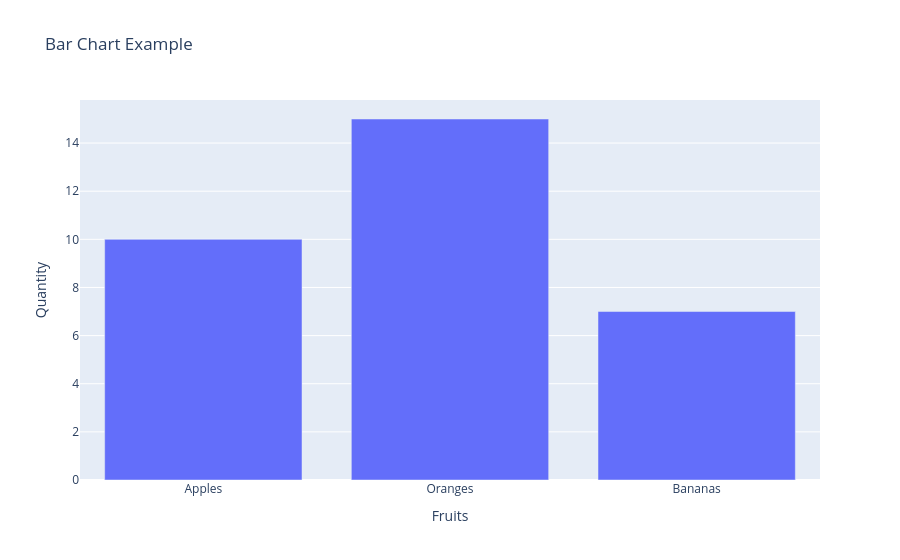

The notebook cell this image was saved under:
### Code cell
# 棒グラフ
categories = ["Apples", "Oranges", "Bananas"]
values = [10, 15, 7]

fig = go.Figure(data=[go.Bar(x=categories, y=values)])
fig.update_layout(title="Bar Chart Example", xaxis_title="Fruits", yaxis_title="Quantity")
fig.show()

### Figure 1 — Plotly figure (JSON) as saved in the notebook; plotly's stock layout.template omitted (floating-point values rounded to 4 significant figures)
{"data": [{"type": "bar", "x": ["Apples", "Oranges", "Bananas"], "y": [10, 15, 7]}], "layout": {"title": {"text": "Bar Chart Example"}, "xaxis": {"title": {"text": "Fruits"}}, "yaxis": {"title": {"text": "Quantity"}}}}
